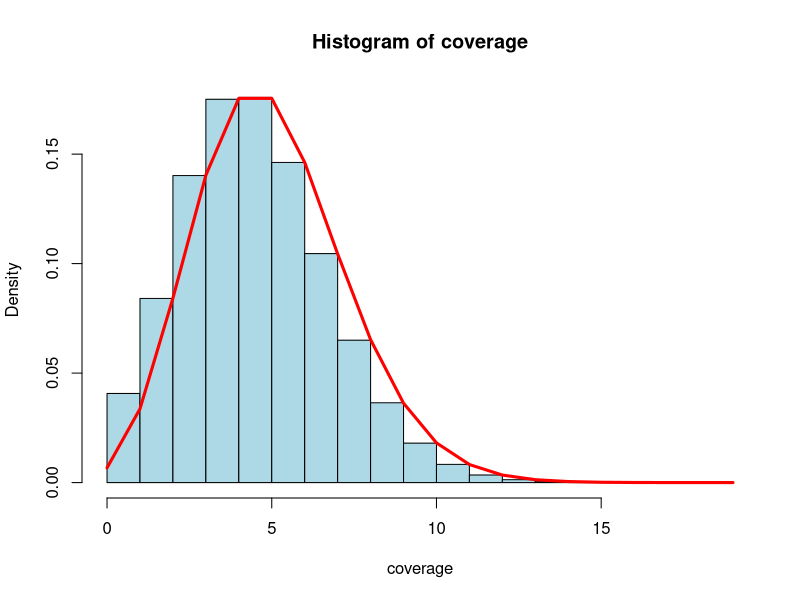
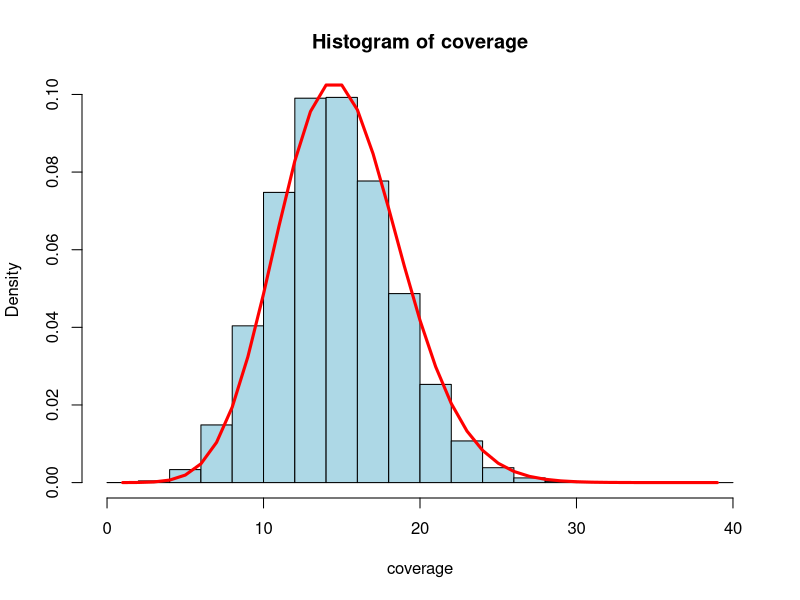

These figures' R source, in order:
set.seed(100)
s = 1000000
n = 5
a = sample(1:s, n*s,replace=TRUE)
coverage = rep(0,s)
for (i in a ){coverage[i] = coverage[i]+1}
hist(coverage,prob=T,col="light blue")
xfit<-seq(min(coverage),max(coverage))
yfit<-dpois(xfit,n)
lines(xfit,yfit,col="red",lwd=3)

length(which(coverage==0))


set.seed(100)
s = 1000000
n = 15
a = sample(1:s, n*s,replace=TRUE)
coverage = rep(0,s)
for (i in a ){coverage[i] = coverage[i]+1}
hist(coverage,prob=T,col="light blue")
xfit<-seq(min(coverage),max(coverage))
yfit<-dpois(xfit,n)
lines(xfit,yfit,col="red",lwd=3)

length(which(coverage==0))
